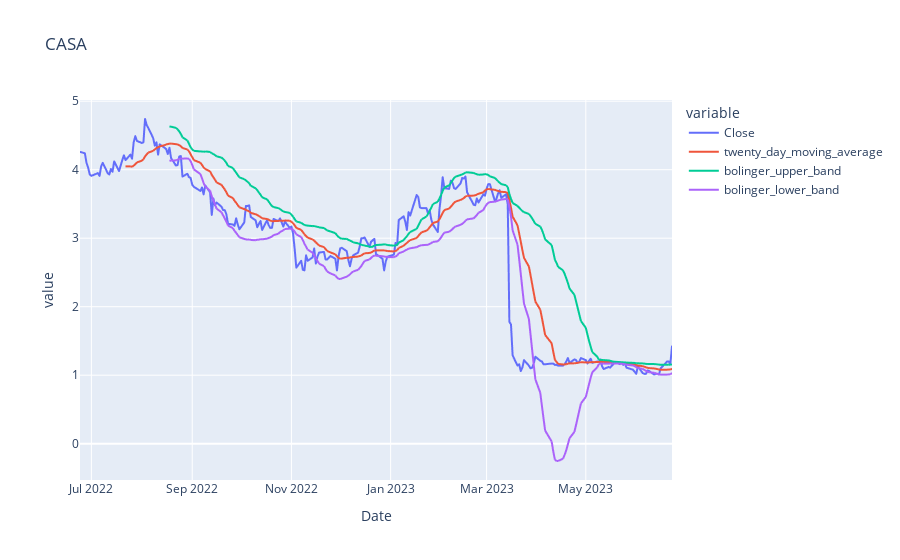

The code cell stored with this chart in its notebook:
### Code cell
plotly_plot_bolinger(bol_band_df, 'CASA')

### Figure 1 — Plotly figure (JSON) as saved in the notebook; plotly's stock layout.template omitted (floating-point values rounded to 4 significant figures; data arrays with more than 128 entries replaced by an {"elided": "..."} marker saying what was removed)
{"data": [{"hovertemplate": "variable=Close<br>Date=%{x}<br>value=%{y}<extra></extra>", "legendgroup": "Close", "line": {"color": "#636efa", "dash": "solid"}, "marker": {"symbol": "circle"}, "mode": "lines", "name": "Close", "showlegend": true, "type": "scattergl", "x": {"elided": "251 str values"}, "xaxis": "x", "y": {"elided": "251 float values"}, "yaxis": "y"}, {"hovertemplate": "variable=twenty_day_moving_average<br>Date=%{x}<br>value=%{y}<extra></extra>", "legendgroup": "twenty_day_moving_average", "line": {"color": "#EF553B", "dash": "solid"}, "marker": {"symbol": "circle"}, "mode": "lines", "name": "twenty_day_moving_average", "showlegend": true, "type": "scattergl", "x": {"elided": "251 str values"}, "xaxis": "x", "y": {"elided": "251 float values"}, "yaxis": "y"}, {"hovertemplate": "variable=bolinger_upper_band<br>Date=%{x}<br>value=%{y}<extra></extra>", "legendgroup": "bolinger_upper_band", "line": {"color": "#00cc96", "dash": "solid"}, "marker": {"symbol": "circle"}, "mode": "lines", "name": "bolinger_upper_band", "showlegend": true, "type": "scattergl", "x": {"elided": "251 str values"}, "xaxis": "x", "y": {"elided": "251 float values"}, "yaxis": "y"}, {"hovertemplate": "variable=bolinger_lower_band<br>Date=%{x}<br>value=%{y}<extra></extra>", "legendgroup": "bolinger_lower_band", "line": {"color": "#ab63fa", "dash": "solid"}, "marker": {"symbol": "circle"}, "mode": "lines", "name": "bolinger_lower_band", "showlegend": true, "type": "scattergl", "x": {"elided": "251 str values"}, "xaxis": "x", "y": {"elided": "251 float values"}, "yaxis": "y"}], "layout": {"legend": {"title": {"text": "variable"}, "tracegroupgap": 0}, "title": {"text": "CASA"}, "xaxis": {"anchor": "y", "domain": [0, 1], "title": {"text": "Date"}}, "yaxis": {"anchor": "x", "domain": [0, 1], "title": {"text": "value"}}}}
